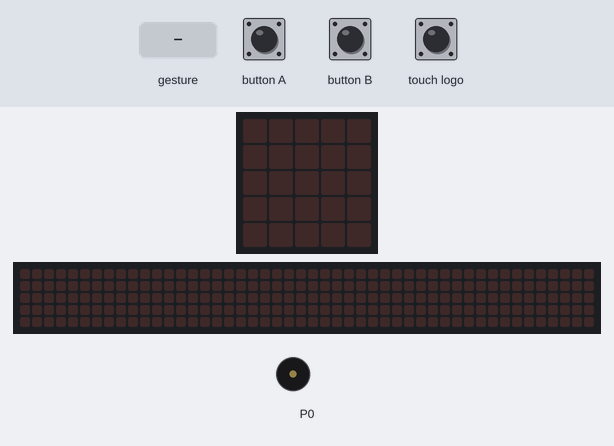
Simulated run of this program. Board: BBC micro:bit (MakeCode). On the bench: the board's 5×5 LED display, a strip that is not on the board, showing the scrolling text unrolled, buzzer (waves = sounding). The test bench sets the inputs (shaded band). A tilt is held for 1.5 s and a shake lasts 1 s, then the board lies face up again; the 48×5 strip is a reading aid, not a part: it shows the text the display is scrolling, unrolled, one strip-width of it at a time.

Above: at 1.2 s.
1.3 s: gesture 'shake'
At 2.9 s:
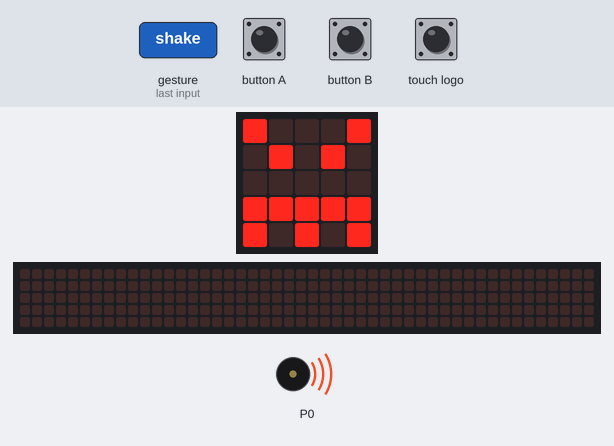
4.3 s: touch logo pressed for 0.15 s
At 4.52 s:
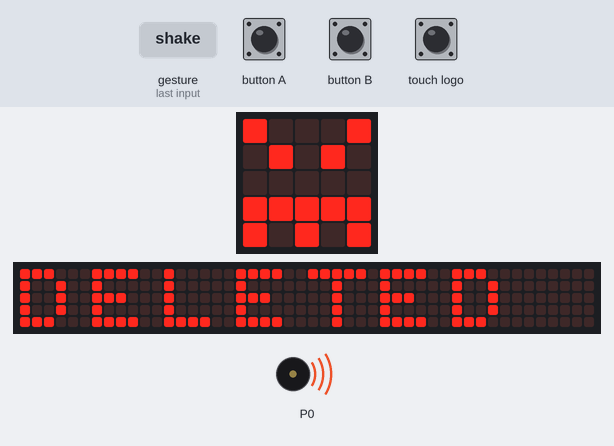
7.3 s: button A pressed for 0.15 s
10.4 s: button B pressed for 0.15 s
At 12.7 s:
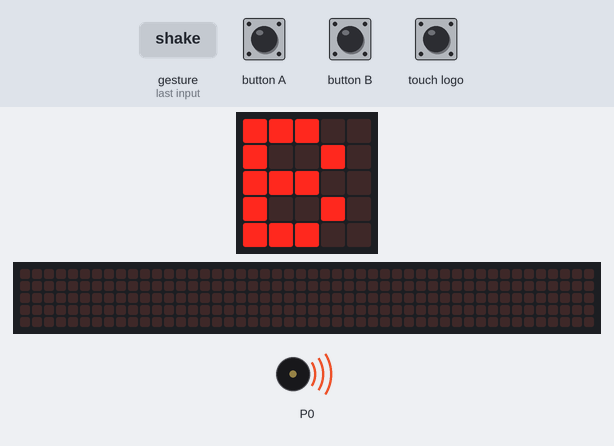
13.5 s: touch logo pressed for 0.15 s
At 21.4 s:
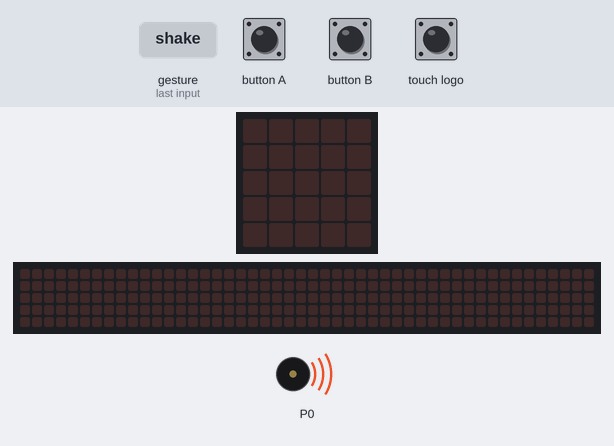
Timing chart, 0 to 23.5 s (numbered marks = the images above; inputs shaded):
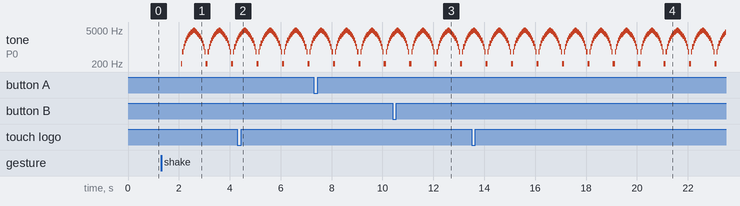

The program:

main.ts
```typescript
input.onButtonPressed(Button.A, function () {
    Vstup = "" + Vstup + "A"
    basic.showString("A")
})
input.onButtonPressed(Button.B, function () {
    Vstup = "" + Vstup + "B"
    basic.showString("B")
})
input.onGesture(Gesture.Shake, function () {
    houkání = 0
    basic.showIcon(IconNames.Angry)
    while (houkání == 0) {
        music.playSoundEffect(music.createSoundEffect(WaveShape.Triangle, 1, 5000, 255, 255, 500, SoundExpressionEffect.None, InterpolationCurve.Linear), SoundExpressionPlayMode.UntilDone)
        music.playSoundEffect(music.createSoundEffect(WaveShape.Triangle, 5000, 1, 255, 255, 500, SoundExpressionEffect.None, InterpolationCurve.Linear), SoundExpressionPlayMode.UntilDone)
    }
})
input.onLogoEvent(TouchButtonEvent.Pressed, function () {
    Vstup = ""
    basic.showString("DELETED")
})
let houkání = 0
let Vstup = ""
let Heslo = "ABAB"
basic.forever(function () {
    if (Heslo == Vstup) {
        control.reset()
    }
})
```

test.ts
```typescript
// Tady jsou testy. Při použití tohoto balíčku jako rozšíření nebude zkompilováno.
```

Measured:
- after the input at 1.3 s, tone on P0: plays 209 Hz for 0.04 s, 625 Hz for 0.04 s, 1042 Hz for 0.04 s, 1459 Hz for 0.04 s, 1875 Hz for 0.04 s, 2292 Hz for 0.04 s … (49 notes in this stretch), starting after 0.80 s; the display: changes after 0.20 s (image 1)
- after the input at 4.3 s, the display: changes after 0.15 s (image 2)
- after the input at 10.4 s, the display: first differs from a run without the input after 2.0 s (image 3)
- after the input at 13.5 s, the display: first changes after 0.15 s (image 4 shows a later state)
